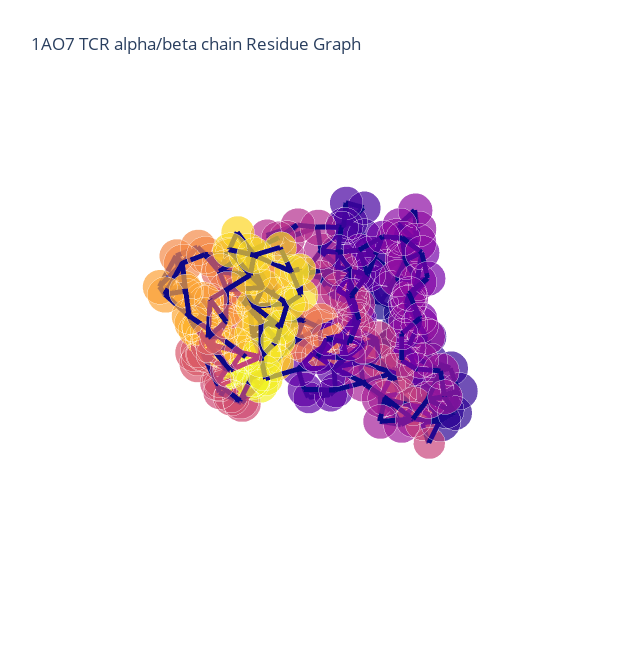
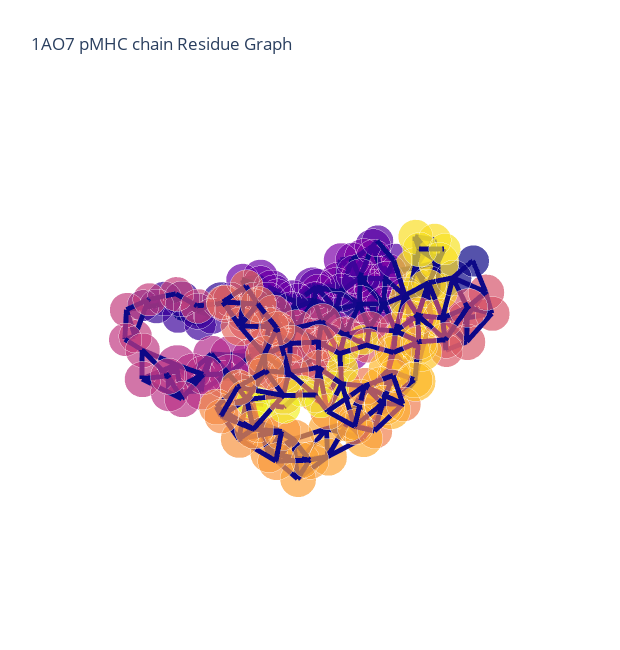

Write notebook code for charts like these, in order.
### Code cell
p1 = plotly_protein_structure_graph(
    tcr_g,
    colour_edges_by="kind",
    colour_nodes_by="seq_position",
    label_node_ids=False,
    plot_title="{} TCR alpha/beta chain Residue Graph".format(pdb_id),
    node_size_multiplier=1
    )

p2 = plotly_protein_structure_graph(
    pmhc_g,
    colour_edges_by="kind",
    colour_nodes_by="seq_position",
    label_node_ids=False,
    plot_title="{} pMHC chain Residue Graph".format(pdb_id),
    node_size_multiplier=1
    )

p1.show()
p2.show()

### Figure 1 — Plotly figure (JSON) as saved in the notebook; plotly's stock layout.template omitted (floating-point values rounded to 4 significant figures; data arrays with more than 128 entries replaced by an {"elided": "..."} marker saying what was removed)
{"data": [{"hoverinfo": "text+x+y+z", "marker": {"color": {"elided": "222x4 float values"}, "opacity": 0.7, "size": {"elided": "222 int values"}, "symbol": "circle"}, "mode": "markers", "text": {"elided": "222 str values"}, "type": "scatter3d", "x": {"elided": "222 float values"}, "y": {"elided": "222 float values"}, "z": {"elided": "222 float values"}}, {"hoverinfo": "text", "line": {"color": {"elided": "1614x4 float values"}, "width": 10}, "mode": "lines", "text": {"elided": "1614 str values"}, "type": "scatter3d", "x": {"elided": "1614 float values"}, "y": {"elided": "1614 float values"}, "z": {"elided": "1614 float values"}}], "layout": {"height": 650, "margin": {"t": 100}, "scene": {"xaxis": {"showbackground": false, "showgrid": false, "showline": false, "showticklabels": false, "title": {"text": ""}, "zeroline": false}, "yaxis": {"showbackground": false, "showgrid": false, "showline": false, "showticklabels": false, "title": {"text": ""}, "zeroline": false}, "zaxis": {"showbackground": false, "showgrid": false, "showline": false, "showticklabels": false, "title": {"text": ""}, "zeroline": false}}, "showlegend": false, "title": {"text": "1AO7 TCR alpha/beta chain Residue Graph"}, "width": 620}}

### Figure 2 — Plotly figure (JSON) as saved in the notebook; plotly's stock layout.template omitted (floating-point values rounded to 4 significant figures; data arrays with more than 128 entries replaced by an {"elided": "..."} marker saying what was removed)
{"data": [{"hoverinfo": "text+x+y+z", "marker": {"color": {"elided": "189x4 float values"}, "opacity": 0.7, "size": {"elided": "189 int values"}, "symbol": "circle"}, "mode": "markers", "text": {"elided": "189 str values"}, "type": "scatter3d", "x": {"elided": "189 float values"}, "y": {"elided": "189 float values"}, "z": {"elided": "189 float values"}}, {"hoverinfo": "text", "line": {"color": {"elided": "1497x4 float values"}, "width": 10}, "mode": "lines", "text": {"elided": "1497 str values"}, "type": "scatter3d", "x": {"elided": "1497 float values"}, "y": {"elided": "1497 float values"}, "z": {"elided": "1497 float values"}}], "layout": {"height": 650, "margin": {"t": 100}, "scene": {"xaxis": {"showbackground": false, "showgrid": false, "showline": false, "showticklabels": false, "title": {"text": ""}, "zeroline": false}, "yaxis": {"showbackground": false, "showgrid": false, "showline": false, "showticklabels": false, "title": {"text": ""}, "zeroline": false}, "zaxis": {"showbackground": false, "showgrid": false, "showline": false, "showticklabels": false, "title": {"text": ""}, "zeroline": false}}, "showlegend": false, "title": {"text": "1AO7 pMHC chain Residue Graph"}, "width": 620}}
